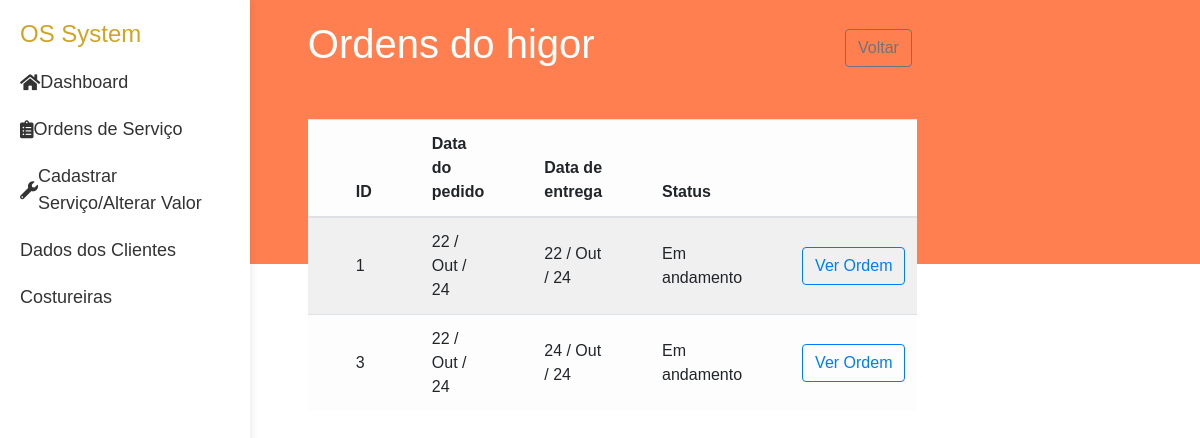
/clientes/ordens_cliente_1, run on an earlier commit of the app's database.
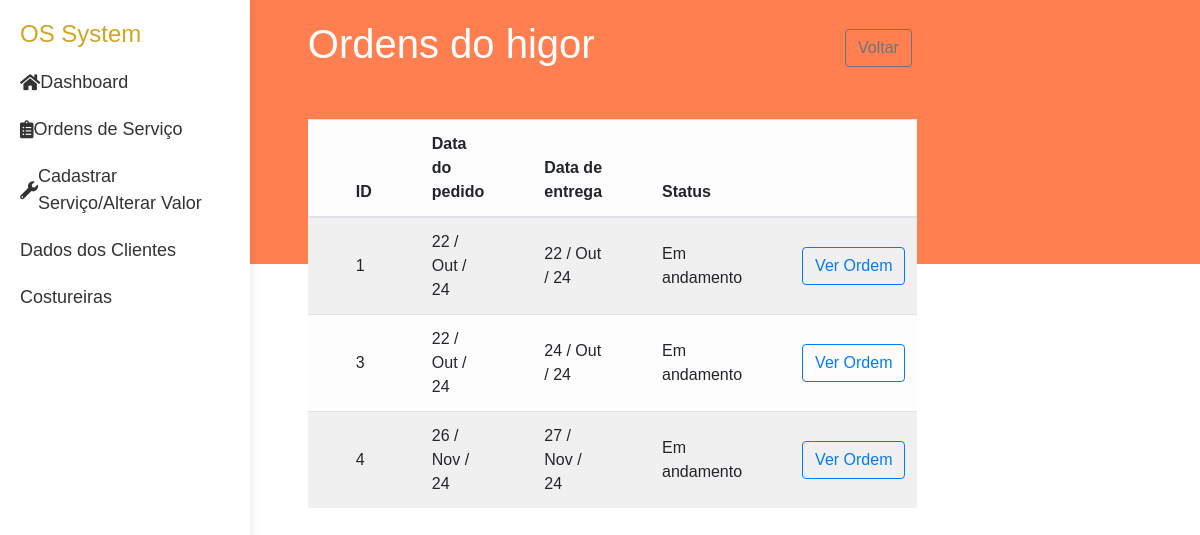
And on a later commit of the database.
### ordens/models.py (models this page shows, shortened)
class Ordem(models.Model):
    cliente = models.ForeignKey(Cliente, related_name='ordens', on_delete=models.CASCADE)
    data_pedido = models.DateTimeField(auto_now_add=True)
    data_entrega = models.DateField(verbose_name='Data de entrega')
    status = models.IntegerField(choices=STATUS, default=0)

### cliente/views.py (the view)
# urls.py: path('ordens_cliente_<int:id>', views.ordens_cliente, name= 'ordens_cliente'),
def ordens_cliente(request, id):
    cliente = get_object_or_404(models.Cliente, pk=id)
    return render(request, 'cliente/ordens_cliente.html',{'cliente':cliente})

### cliente/models.py (called while the page is built)
    def __str__(self):
        return self.nome

### cliente/templates/cliente/ordens_cliente.html
{% extends "layout.html" %}
{% block content %}
<div class='block'>
    <h1>Ordens do {{cliente}}</h1>
    <div>
        <a class='btn btn-outline-secondary' href="{% url "cliente:clientes" %}">Voltar</a>
    </div>
</div>
<div >
    <table class='tabela-cliente-ordem table table-striped table-light'>
        <thead>
            <th>ID</th>
            <th>Data do pedido</th>
            <th>Data de entrega</th>
            <th>Status</th>
            <th></th>
        </thead>
        <tbody>
            {% if cliente.ordens.count  %}
                {% for ordem in cliente.ordens.all %}
                <tr>
                    <td>
                        {{ordem.id}}
                    </td>
                    <td>
                        {{ordem.data_pedido|date:"d / M / y"}}
                    </td>
                    <td>
                        {{ordem.data_entrega|date:"d / M / y"}}
                    </td>
                    <td>
                        Em andamento
                    </td>
                    <td style='text-align: center;'>
                        <a class='btn btn-outline-primary' href="{% url "cliente:preview" ordem.id %}">Ver Ordem</a>
                    </td>
                </tr>
                {% endfor %}
            {% else %}
                <td colspan="5" >Não possui ordens...</td>
            {% endif %}
        </tbody>
    </table>
</div>
{% endblock %}

What changed in the data, as far as the page shows it:
added Ordem: id "4", data_pedido "26 / Nov / 24", data_entrega "27 / Nov / 24"
